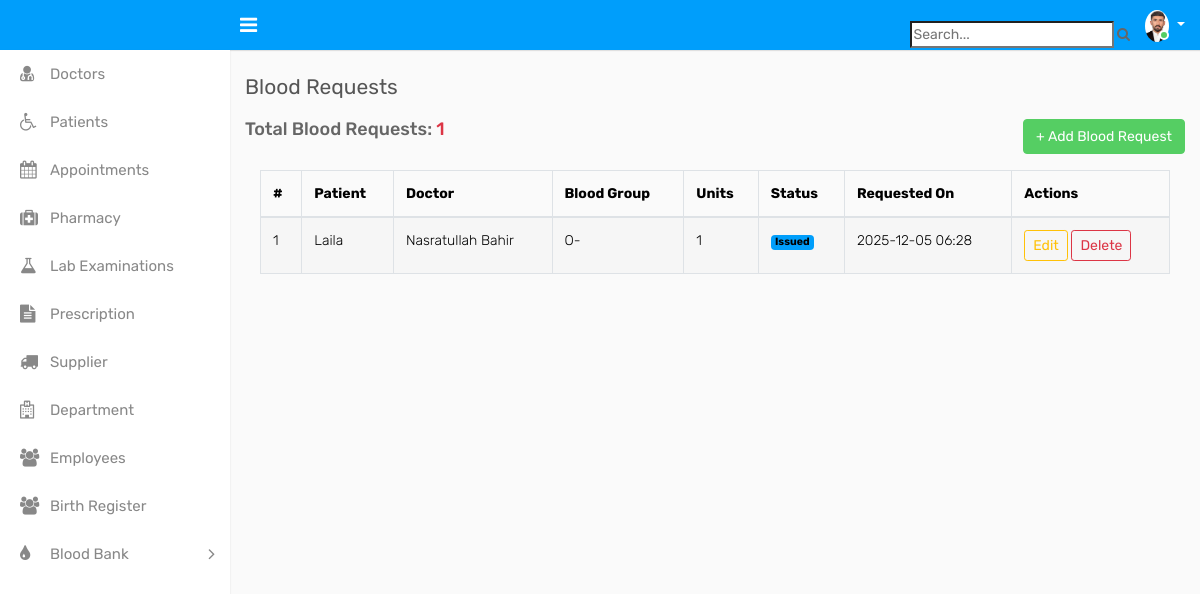
Page /requests/ on the earlier database version.
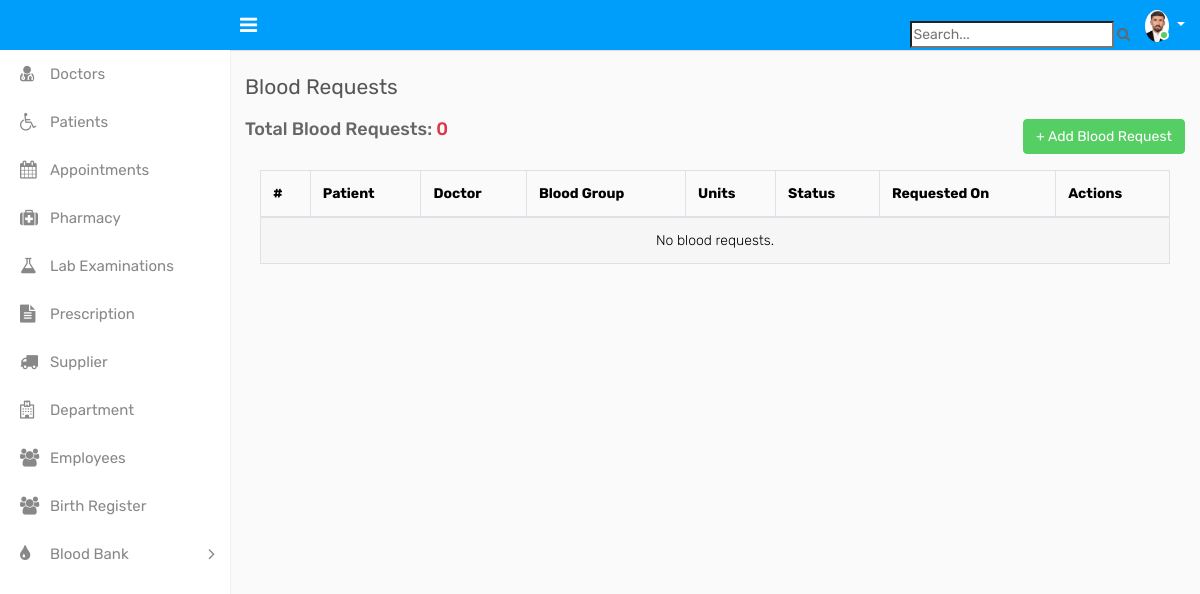
Same page on the later database version.
### pharmacy/models.py (models this page shows, shortened)
class BloodRequest(models.Model):
    STATUS = [
        ("Pending", "Pending"),
        ("Approved", "Approved"),
        ("Rejected", "Rejected"),
        ("Issued", "Issued"),
    ]
    patient = models.ForeignKey(Patient, on_delete=models.CASCADE)
    doctor = models.ForeignKey(Doctor, on_delete=models.SET_NULL, null=True)
    blood_group = models.ForeignKey(BloodGroup, on_delete=models.CASCADE)
    units_required = models.PositiveIntegerField(default=1)
    reason = models.TextField()
    status = models.CharField(max_length=20, choices=STATUS, default="Pending")
    request_date = models.DateTimeField(auto_now_add=True)
    issued_date = models.DateTimeField(null=True, blank=True)

class Patient(models.Model):
    GENDER_CHOICES = [
        ('M', 'Male'),
        ('F', 'Female')
    ]
    department = models.ForeignKey(Department, on_delete=models.SET_NULL, null=True)
    full_name = models.CharField(max_length=100)
    age = models.IntegerField()
    gender = models.CharField(max_length=1, choices=GENDER_CHOICES)
    contact = models.CharField(max_length=15)
    address = models.TextField()
    sick_type = models.TextField()
    registration_date = models.DateField(default=timezone.now)
    def __str__(self):
        return self.full_name

class Doctor(models.Model):
    GENDER_CHOICES = [
        ('M', 'Male'),
        ('F', 'Female')
    ]
    photo = models.ImageField(
        upload_to='doctors/',
        blank=True,
        null=True
    )
    department = models.ForeignKey(Department, on_delete=models.SET_NULL, null=True)
    user = models.OneToOneField(User, on_delete=models.CASCADE)
    full_name = models.CharField(max_length=100)
    gender = models.CharField(max_length=1, choices=GENDER_CHOICES)
    contact = models.CharField(max_length=15)
    email = models.EmailField()
    address = models.TextField()
    available_days = models.CharField(max_length=100)
    specialization = models.CharField(max_length=100)
    education = models.TextField()
    experience = models.TextField()
    def __str__(self):
        return self.full_name   # ✅ safer than user.get_full_name()

class BloodGroup(models.Model):
    BLOOD_TYPES = [
        ("A+", "A+"), ("A-", "A-"),
        ("B+", "B+"), ("B-", "B-"),
        ("O+", "O+"), ("O-", "O-"),
        ("AB+", "AB+"), ("AB-", "AB-"),
    ]
    name = models.CharField(max_length=5, choices=BLOOD_TYPES, unique=True)

### pharmacy/views.py (the view)
# urls.py: path("requests/", views.BloodRequestListView.as_view(), name="blood_request_list"),
class BloodRequestListView(ListView):
    model = BloodRequest
    template_name = "blood/blood_request_list.html"
    context_object_name = "requests"

### pharmacy/templatetags/group_tags.py (called while the page is built)
@register.filter(name='has_group')
def has_group(user, group_name):
    return user.groups.filter(name=group_name).exists()

### pharmacy/templates/blood/blood_request_list.html (shortened to what this page needs)
{% extends "base.html" %}
{% block content %}
<div class="page-wrapper">
  <div class="container mt-4">
    <div class="page-header">
      <div class="row">
        <div class="col-sm-12">
          <h3 class="page-title">Blood Requests</h3>
        </div>
      </div>
    </div>
    <div class="d-flex justify-content-between mb-3">
      <h4>Total Blood Requests: <span class="text-danger">{{ requests.count }} </span></h4>
      <a href="{% url 'blood_request_add' %}" class="btn btn-success">+ Add Blood Request</a>
    </div>
    <div class="col-md-12">
      <div class="table-responsive">
        <table id="dynamic-table" class="table table-striped table-bordered table-hover">
          <thead>
            <tr>
              <th>#</th>
              <th>Patient</th>
              <th>Doctor</th>
              <th>Blood Group</th>
              <th>Units</th>
              <th>Status</th>
              <th>Requested On</th>
              <th>Actions</th>
            </tr>
          </thead>
          <tbody>
            {% for r in requests %}
            <tr>
              <td>{{ forloop.counter }}</td>
              <td>{{ r.patient }}</td>
              <td>{{ r.doctor|default:"-" }}</td>
              <td>{{ r.blood_group.name }}</td>
              <td>{{ r.units_required }}</td>
              <td>
                {% if r.status == "Pending" %}
                <span class="badge bg-warning text-dark">{{ r.status }}</span>
                {% elif r.status == "Approved" %}
                <span class="badge bg-success">{{ r.status }}</span>
                {% elif r.status == "Issued" %}
                <span class="badge bg-primary">{{ r.status }}</span>
                {% else %}
                <span class="badge bg-secondary">{{ r.status }}</span>
                {% endif %}
              </td>
              <td>{{ r.request_date|date:"Y-m-d H:i" }}</td>
              <td>
                <a href="{% url 'blood_request_edit' r.pk %}" class="btn btn-sm btn-outline-warning">Edit</a>
                <a href="{% url 'blood_request_delete' r.pk %}" class="btn btn-sm btn-outline-danger">Delete</a>
              </td>
            </tr>
            {% empty %}
            <tr>
              <td colspan="8" class="text-center">No blood requests.</td>
            </tr>
            {% endfor %}
          </tbody>
        </table>
      </div>
    </div>
  </div>
</div>
{% endblock %}

Differences in the rows shown:
removed BloodRequest: patient "Laila", doctor "Nasratullah Bahir", blood_group.name "O-", units_required "1", status "Issued", request_date "2025-12-05 06:28"
Other differences:
{{ requests.count }}: "1" → "0"
text now shown: "No blood requests."
